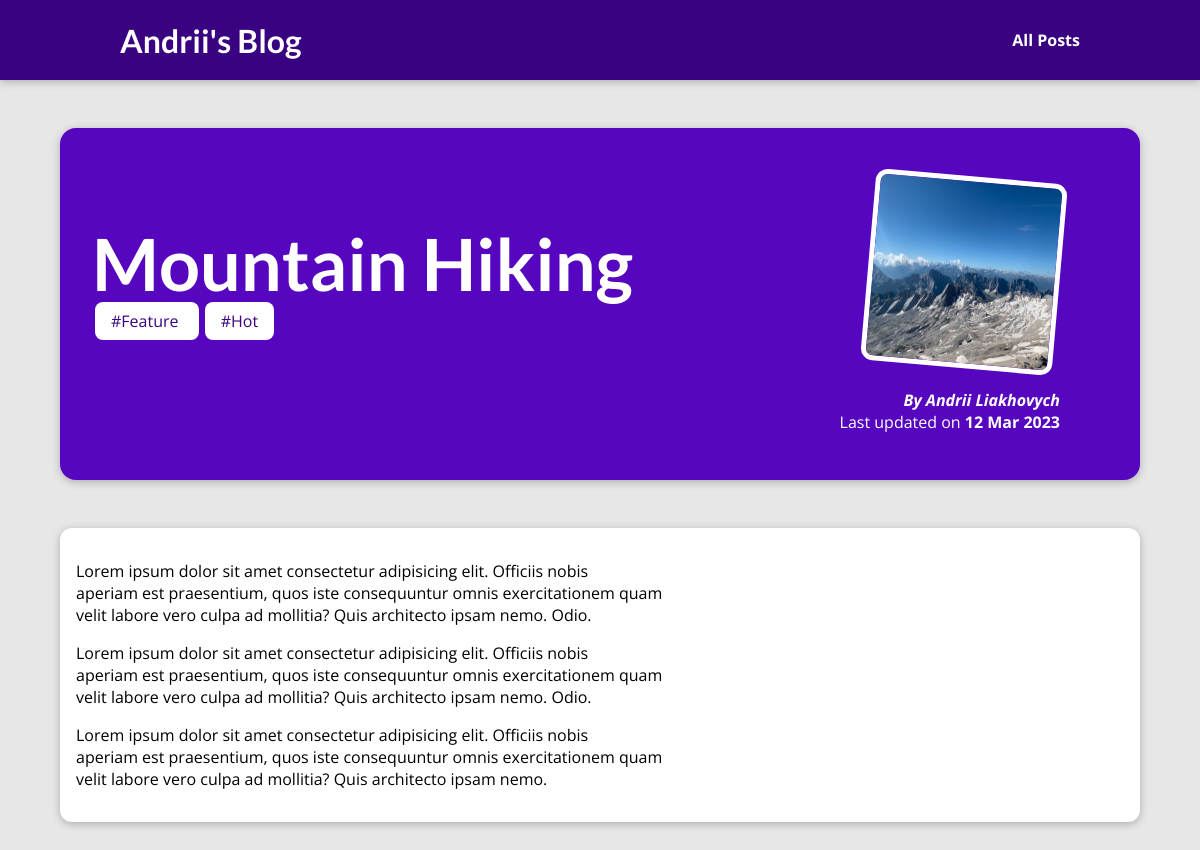
The page /posts/hike-in-the-mountains on the database its author committed.
### blog/models.py (models this page shows, shortened)
class Post(models.Model):
    title = models.CharField(max_length=150)
    excerpt = models.CharField(max_length=200)
    image = models.ImageField(upload_to='posts', null=True)
    date = models.DateField(auto_now=True)
    slug = models.SlugField(unique=True, db_index=True)
    content = models.TextField(validators=[MinLengthValidator(10)])
    author = models.ForeignKey(
        Author, on_delete=models.SET_NULL, null=True, related_name='posts')
    tags = models.ManyToManyField(Tag)

class Tag(models.Model):
    caption = models.CharField(max_length=30)

class Author(models.Model):
    first_name = models.CharField(max_length=100)
    last_name = models.CharField(max_length=100)
    email_address = models.EmailField()
    def full_name(self):
        return f"{self.first_name} {self.last_name}"
    def __str__(self):
        return self.full_name()

### blog/views.py (the view)
# urls.py: path('posts/<slug:slug>', views.post_detail, name='post-detail-page'),
def post_detail(request, slug):
    identified_post = get_object_or_404(Post, slug=slug)
    return render(request, 'blog/post-detail.html', {
        'post': identified_post,
        'post_tags': identified_post.tags.all()
    })

### blog/templates/blog/post-detail.html (shortened to what this page needs)
{% extends "base.html" %}
{% load static %}
{% block css_files %}
    <link rel="stylesheet" href="{% static "blog/post-detail.css" %}" />
{% endblock %}
{% block content %}
<section id="summary">
    <h2>{{post.title}}</h2>
    <div>
        {% for tag in post_tags %}
            <span class='tag'>
                #{{tag.caption}}
            </span>
        {% endfor %}
    </div>
    <article>
        <img src="{{post.image.url}}" alt="{{post.title}}" />
        <address>By <a href="mailto:{{post.author.email_address}}">{{post.author}}</a></address>
        <div>Last updated on <time>{{post.date|date:'d M Y'}}</time></div>
    </article>
</section>
<main>
  {{post.content|linebreaks}}
</main>
{% endblock %}

### templates/base.html (shortened to what this page needs)
{% load static %}
<!doctype html>
<html lang="en">
<head>
    <link rel="stylesheet" href="{% static 'app.css' %}">
    {% block css_files %}{% endblock %}
</head>
<body>
<header id="main-navigation">
        <h1>
            <a href="{% url 'starting-page' %}">Andrii's Blog</a>
        </h1>
        <nav>
            <a href="{% url 'posts-page' %}">All Posts</a>
        </nav>
    </header>
    {% block content %}
    {% endblock %}
</body>
</html>

### static/app.css (style rules this page uses)
* { box-sizing: border-box; }
html { font-family: 'Open Sans', 'Lato', sans-serif; }
body { margin: 0; }
h1, h2, h3 { font-family: 'Lato', sans-serif; font-weight: bold; }
#main-navigation { width: 100%; height: 5rem; display: flex; justify-content: space-between; align-items: center; padding: 0 10%; position: absolute; top: 0; left: 0; }
#main-navigation a { text-decoration: none; color: white; font-weight: bold; }

### blog/static/blog/post-detail.css (style rules this page uses)
body { background-color: #e7e7e7; }
#main-navigation { background-color: #390281; box-shadow: 0 2px 8px rgba(0, 0, 0, 0.25); }
#summary { margin: 8rem auto 3rem auto; padding: 2rem; width: 90%; max-width: 90rem; border-radius: 16px; background-color: #5706c0; position: relative; box-shadow: 0 2px 8px rgba(0, 0, 0, 0.25); height: 22rem; }
#summary h2 { color: white; font-size: 4.5rem; margin-bottom: 0.25rem; }
#summary article { position: absolute; top: 2rem; right: 3rem; padding: 1rem 2rem; border-radius: 12px; text-align: right; color: white; }
#summary article img { width: 12rem; height: 12rem; border-radius: 12px; transform: rotateZ(5deg); border: 5px solid white; margin-bottom: 1rem; }
#summary address { font-weight: bold; }
#summary a { color: white; text-decoration: none; }
#summary time { font-weight: bold; }
main { width: 90%; max-width: 90rem; margin: 3rem auto; background-color: white; padding: 1rem; border-radius: 12px; box-shadow: 0 2px 8px rgba(0, 0, 0, 0.25); }
.tag { background-color: white; color: #390281; padding: 0.5rem 1rem; border-radius: 8px; margin: 3px; }

### rows shown on the page
Post: title "Mountain Hiking", image (picture), author "Andrii Liakhovych", date "12 Mar 2023", content "Lorem ipsum dolor sit amet consectetur adipisicing elit. Officiis nobis aperiam est praesentium, quos iste consequuntur omnis exercitationem quam velit labore vero culpa ad mollitia? Quis architecto ipsam nemo. Odio. Lorem ipsum dolor sit amet consectetur adipisicing elit. Officiis nobis aperiam est praesentium, quos iste consequuntur omnis exercitationem quam velit labore vero culpa ad mollitia? Quis architecto ipsam nemo. Odio. Lorem ipsum dolor sit amet consectetur adipisicing elit. Officiis nobis aperiam est praesentium, quos iste consequuntur omnis exercitationem quam velit labore vero culpa ad mollitia? Quis architecto ipsam nemo."
Tag: caption "Feature"
Tag: caption "Hot"
